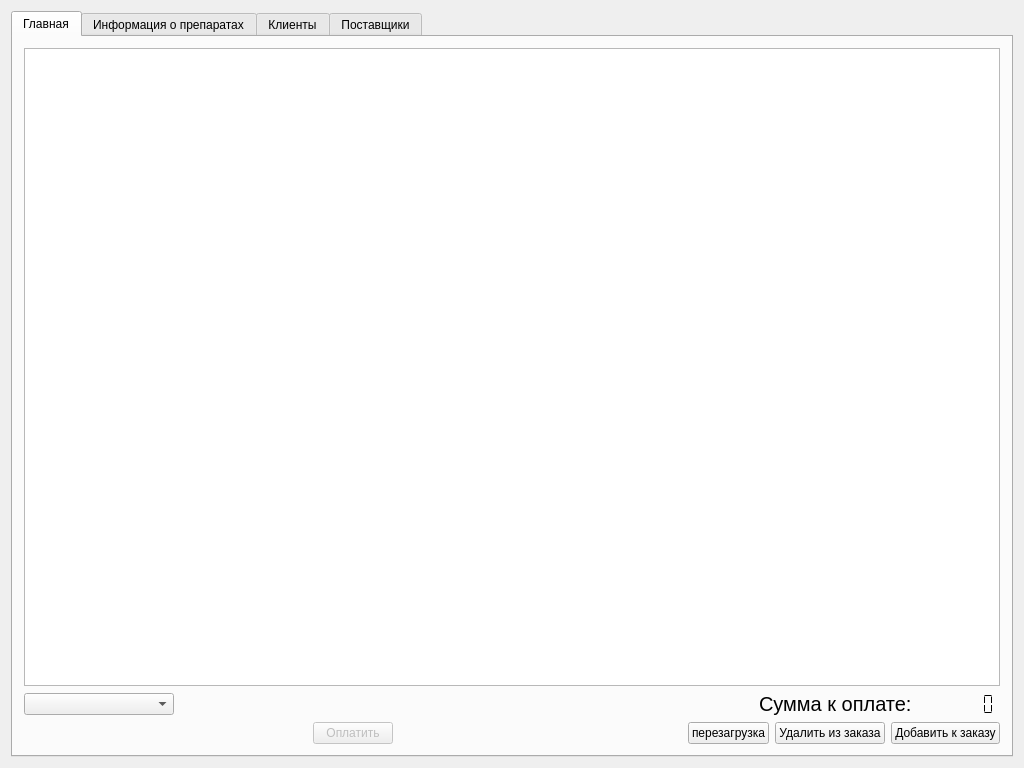
<?xml version="1.0" encoding="UTF-8"?>
<ui version="4.0">
 <class>MainWindow</class>
 <widget class="QMainWindow" name="MainWindow">
  <property name="enabled">
   <bool>true</bool>
  </property>
  <property name="geometry">
   <rect>
    <x>0</x>
    <y>0</y>
    <width>1024</width>
    <height>768</height>
   </rect>
  </property>
  <property name="sizePolicy">
   <sizepolicy hsizetype="Minimum" vsizetype="Minimum">
    <horstretch>0</horstretch>
    <verstretch>0</verstretch>
   </sizepolicy>
  </property>
  <property name="minimumSize">
   <size>
    <width>1024</width>
    <height>768</height>
   </size>
  </property>
  <property name="maximumSize">
   <size>
    <width>1024</width>
    <height>768</height>
   </size>
  </property>
  <property name="windowTitle">
   <string>Аптека</string>
  </property>
  <property name="windowIcon">
   <iconset resource="resources.qrc">
    <normaloff>:/icon32.png</normaloff>:/icon32.png</iconset>
  </property>
  <widget class="QWidget" name="centralWidget">
   <layout class="QVBoxLayout" name="verticalLayout">
    <item>
     <widget class="QTabWidget" name="tabWidget">
      <property name="currentIndex">
       <number>0</number>
      </property>
      <widget class="QWidget" name="tabMain">
       <attribute name="title">
        <string>Главная</string>
       </attribute>
       <layout class="QVBoxLayout" name="verticalLayout_2">
        <item>
         <widget class="QTableView" name="tableViewMain">
          <property name="alternatingRowColors">
           <bool>true</bool>
          </property>
          <property name="selectionMode">
           <enum>QAbstractItemView::SingleSelection</enum>
          </property>
          <property name="selectionBehavior">
           <enum>QAbstractItemView::SelectRows</enum>
          </property>
          <property name="sortingEnabled">
           <bool>true</bool>
          </property>
         </widget>
        </item>
        <item>
         <layout class="QHBoxLayout" name="horizontalLayout_2">
          <item>
           <widget class="QComboBox" name="cboxClient">
            <property name="minimumSize">
             <size>
              <width>150</width>
              <height>0</height>
             </size>
            </property>
           </widget>
          </item>
          <item>
           <spacer name="horizontalSpacer">
            <property name="orientation">
             <enum>Qt::Horizontal</enum>
            </property>
            <property name="sizeHint" stdset="0">
             <size>
              <width>40</width>
              <height>20</height>
             </size>
            </property>
           </spacer>
          </item>
          <item>
           <widget class="QLabel" name="label">
            <property name="font">
             <font>
              <pointsize>15</pointsize>
             </font>
            </property>
            <property name="text">
             <string>Cумма к оплате:</string>
            </property>
           </widget>
          </item>
          <item>
           <widget class="QLCDNumber" name="lcdNumber">
            <property name="frameShape">
             <enum>QFrame::NoFrame</enum>
            </property>
            <property name="frameShadow">
             <enum>QFrame::Raised</enum>
            </property>
            <property name="lineWidth">
             <number>1</number>
            </property>
            <property name="smallDecimalPoint">
             <bool>false</bool>
            </property>
            <property name="digitCount">
             <number>7</number>
            </property>
            <property name="segmentStyle">
             <enum>QLCDNumber::Flat</enum>
            </property>
           </widget>
          </item>
         </layout>
        </item>
        <item>
         <layout class="QHBoxLayout" name="horizontalLayout">
          <item>
           <spacer name="horizontalSpacer_5">
            <property name="orientation">
             <enum>Qt::Horizontal</enum>
            </property>
            <property name="sizeHint" stdset="0">
             <size>
              <width>40</width>
              <height>20</height>
             </size>
            </property>
           </spacer>
          </item>
          <item>
           <widget class="QPushButton" name="pbToPay">
            <property name="enabled">
             <bool>false</bool>
            </property>
            <property name="text">
             <string>Оплатить</string>
            </property>
           </widget>
          </item>
          <item>
           <spacer name="horizontalSpacer_4">
            <property name="orientation">
             <enum>Qt::Horizontal</enum>
            </property>
            <property name="sizeHint" stdset="0">
             <size>
              <width>10</width>
              <height>20</height>
             </size>
            </property>
           </spacer>
          </item>
          <item>
           <widget class="QPushButton" name="reset_button">
            <property name="sizePolicy">
             <sizepolicy hsizetype="Minimum" vsizetype="Minimum">
              <horstretch>0</horstretch>
              <verstretch>0</verstretch>
             </sizepolicy>
            </property>
            <property name="maximumSize">
             <size>
              <width>100</width>
              <height>16777215</height>
             </size>
            </property>
            <property name="layoutDirection">
             <enum>Qt::LeftToRight</enum>
            </property>
            <property name="text">
             <string>перезагрузка</string>
            </property>
           </widget>
          </item>
          <item>
           <widget class="QPushButton" name="pbRemoveFromOrder">
            <property name="text">
             <string>Удалить из заказа</string>
            </property>
           </widget>
          </item>
          <item>
           <widget class="QPushButton" name="pbAddToOrder">
            <property name="text">
             <string>Добавить к заказу</string>
            </property>
           </widget>
          </item>
         </layout>
        </item>
       </layout>
      </widget>
      <widget class="QWidget" name="tabPreparationInfo">
       <attribute name="title">
        <string>Информация о препаратах</string>
       </attribute>
       <widget class="QTableView" name="tableViewPreparationInfo">
        <property name="geometry">
         <rect>
          <x>10</x>
          <y>10</y>
          <width>981</width>
          <height>651</height>
         </rect>
        </property>
        <property name="horizontalScrollBarPolicy">
         <enum>Qt::ScrollBarAlwaysOn</enum>
        </property>
        <property name="sizeAdjustPolicy">
         <enum>QAbstractScrollArea::AdjustToContentsOnFirstShow</enum>
        </property>
        <property name="alternatingRowColors">
         <bool>true</bool>
        </property>
        <property name="selectionMode">
         <enum>QAbstractItemView::SingleSelection</enum>
        </property>
        <property name="selectionBehavior">
         <enum>QAbstractItemView::SelectRows</enum>
        </property>
        <property name="sortingEnabled">
         <bool>true</bool>
        </property>
       </widget>
       <widget class="QPushButton" name="pbDeletePreparation">
        <property name="geometry">
         <rect>
          <x>741</x>
          <y>667</y>
          <width>121</width>
          <height>25</height>
         </rect>
        </property>
        <property name="text">
         <string>Удалить препарат</string>
        </property>
       </widget>
       <widget class="QPushButton" name="pbAddPreparation">
        <property name="geometry">
         <rect>
          <x>870</x>
          <y>667</y>
          <width>121</width>
          <height>25</height>
         </rect>
        </property>
        <property name="text">
         <string>Добавить препарат</string>
        </property>
       </widget>
      </widget>
      <widget class="QWidget" name="tabClients">
       <attribute name="title">
        <string>Клиенты</string>
       </attribute>
       <widget class="QTableView" name="tableViewClients">
        <property name="geometry">
         <rect>
          <x>10</x>
          <y>10</y>
          <width>981</width>
          <height>641</height>
         </rect>
        </property>
        <property name="alternatingRowColors">
         <bool>true</bool>
        </property>
        <property name="selectionMode">
         <enum>QAbstractItemView::SingleSelection</enum>
        </property>
        <property name="selectionBehavior">
         <enum>QAbstractItemView::SelectRows</enum>
        </property>
        <property name="sortingEnabled">
         <bool>true</bool>
        </property>
       </widget>
       <widget class="QPushButton" name="pbAddUser">
        <property name="geometry">
         <rect>
          <x>859</x>
          <y>662</y>
          <width>121</width>
          <height>25</height>
         </rect>
        </property>
        <property name="text">
         <string>Добавить клиента</string>
        </property>
       </widget>
       <widget class="QPushButton" name="pbDeleteUser">
        <property name="geometry">
         <rect>
          <x>730</x>
          <y>662</y>
          <width>121</width>
          <height>25</height>
         </rect>
        </property>
        <property name="text">
         <string>Удалить клиента</string>
        </property>
       </widget>
       <widget class="QLineEdit" name="leSelectedClient">
        <property name="geometry">
         <rect>
          <x>10</x>
          <y>662</y>
          <width>711</width>
          <height>25</height>
         </rect>
        </property>
        <property name="readOnly">
         <bool>true</bool>
        </property>
       </widget>
      </widget>
      <widget class="QWidget" name="tabProviders">
       <attribute name="title">
        <string>Поставщики</string>
       </attribute>
       <widget class="QTableView" name="tableViewProviders">
        <property name="geometry">
         <rect>
          <x>10</x>
          <y>10</y>
          <width>981</width>
          <height>641</height>
         </rect>
        </property>
        <property name="contextMenuPolicy">
         <enum>Qt::DefaultContextMenu</enum>
        </property>
        <property name="alternatingRowColors">
         <bool>true</bool>
        </property>
        <property name="selectionMode">
         <enum>QAbstractItemView::SingleSelection</enum>
        </property>
        <property name="selectionBehavior">
         <enum>QAbstractItemView::SelectRows</enum>
        </property>
        <property name="sortingEnabled">
         <bool>true</bool>
        </property>
       </widget>
       <widget class="QPushButton" name="pbDeleteProvider">
        <property name="geometry">
         <rect>
          <x>710</x>
          <y>664</y>
          <width>131</width>
          <height>25</height>
         </rect>
        </property>
        <property name="text">
         <string>Удалить поставщика</string>
        </property>
       </widget>
       <widget class="QPushButton" name="pbAddProvider">
        <property name="geometry">
         <rect>
          <x>849</x>
          <y>664</y>
          <width>141</width>
          <height>25</height>
         </rect>
        </property>
        <property name="text">
         <string>Добавить поставщика</string>
        </property>
       </widget>
       <widget class="QLineEdit" name="leSelectedProvider">
        <property name="geometry">
         <rect>
          <x>10</x>
          <y>664</y>
          <width>691</width>
          <height>25</height>
         </rect>
        </property>
        <property name="readOnly">
         <bool>true</bool>
        </property>
       </widget>
      </widget>
     </widget>
    </item>
   </layout>
  </widget>
  <widget class="QMenuBar" name="menuBar">
   <property name="geometry">
    <rect>
     <x>0</x>
     <y>0</y>
     <width>1024</width>
     <height>26</height>
    </rect>
   </property>
  </widget>
  <action name="action">
   <property name="text">
    <string>Выход</string>
   </property>
  </action>
  <action name="action_2">
   <property name="text">
    <string>Войти</string>
   </property>
  </action>
 </widget>
 <layoutdefault spacing="6" margin="11"/>
 <resources>
  <include location="resources.qrc"/>
 </resources>
 <connections/>
</ui>
